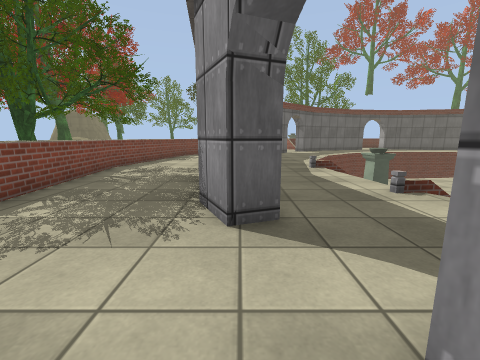
View 1 (above)

24 first-person views from a walk through a Unity game level. The camera is 1.2 m above the floor, tilts 10° down and sees 90° across. The floor is counted in squares, 1 m on a side. Each view is taken from the middle of a square. On the plan, view 1 faces up. The plan holds only what a view shows up to about 12 squares ahead; the rest is blank. The place goes on beyond the plan. The player is left out. Some surface patterns are stand-ins.

View 2
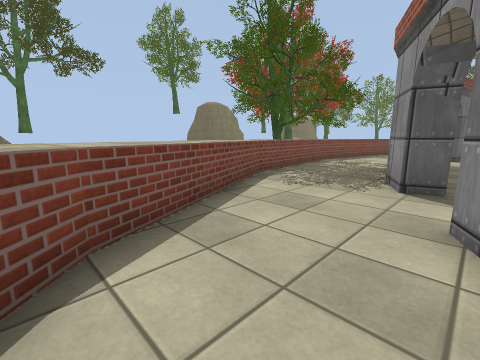

View 3
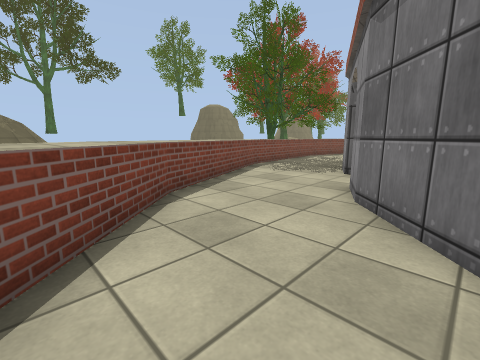

View 4
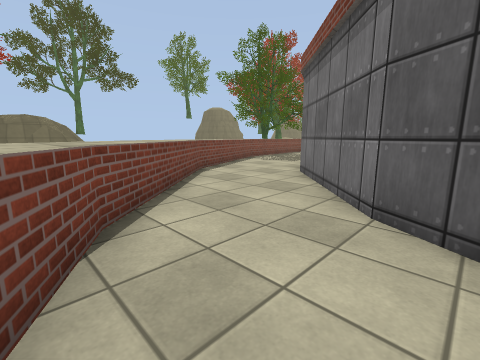

View 5
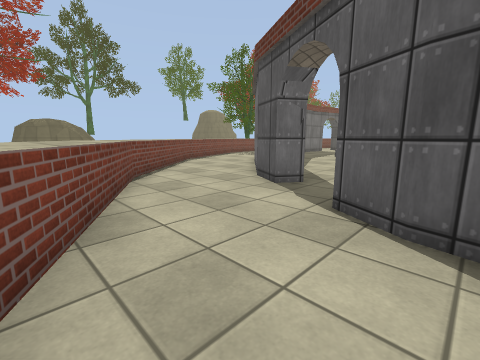

View 6
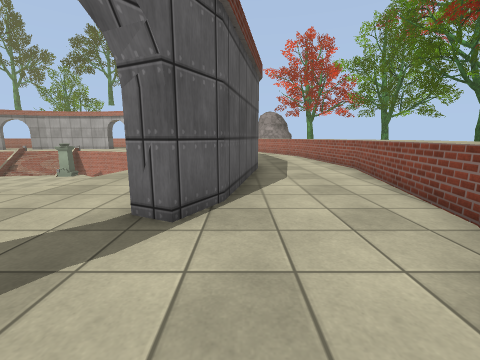

View 7
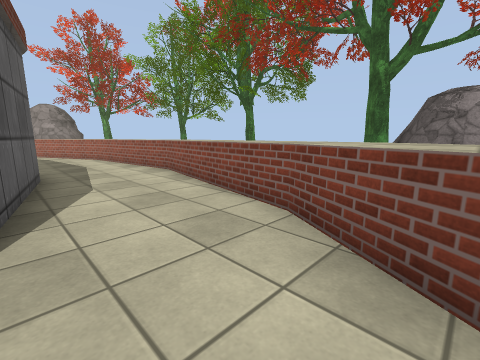

View 8
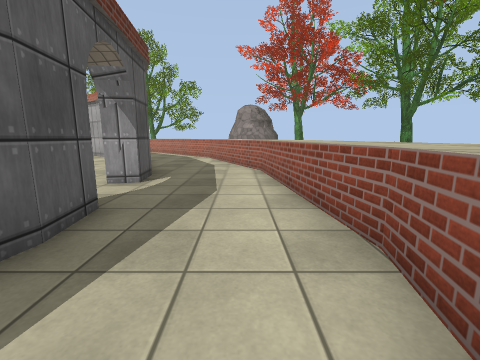

View 9
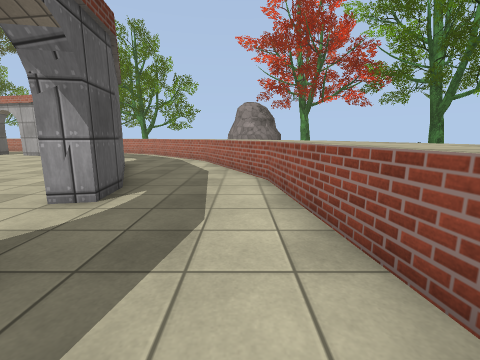

View 10
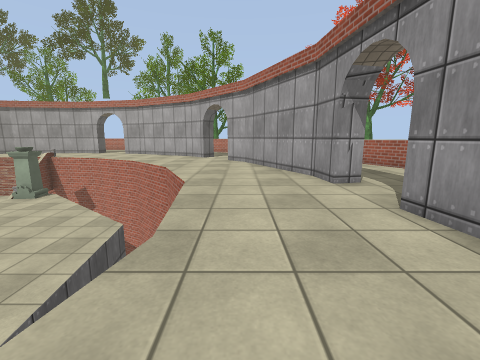

View 11
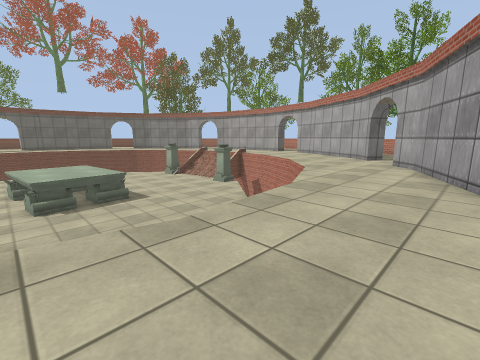

View 12
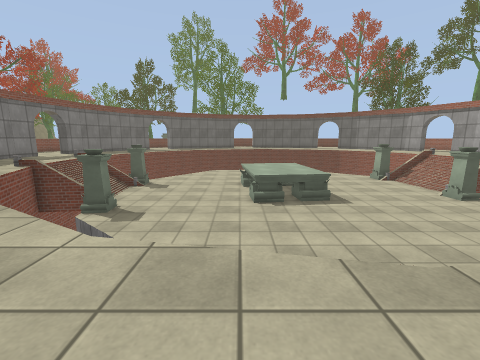

View 13
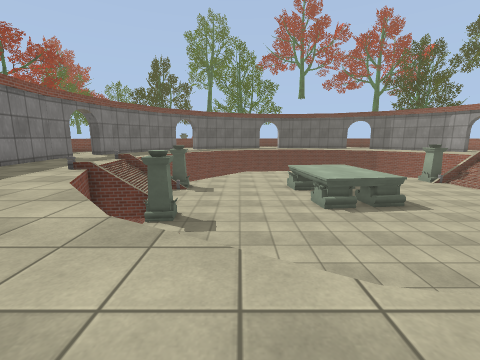

View 14
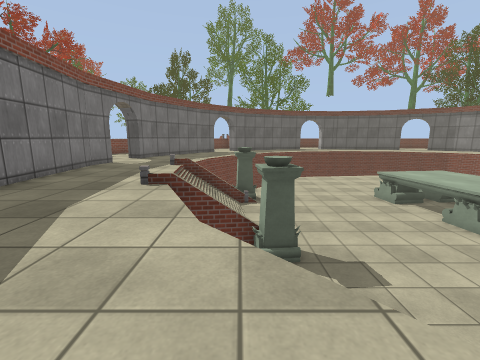

View 15
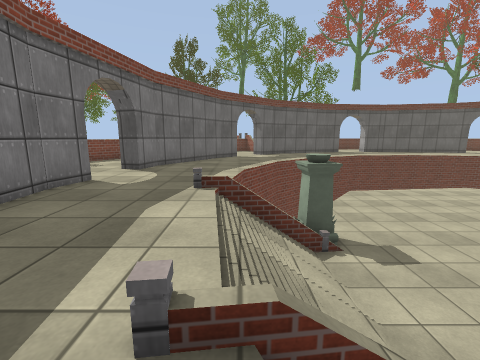

View 16
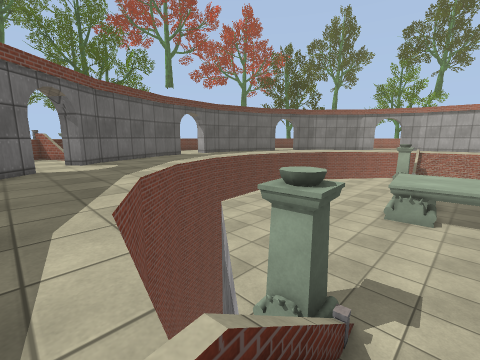

View 17
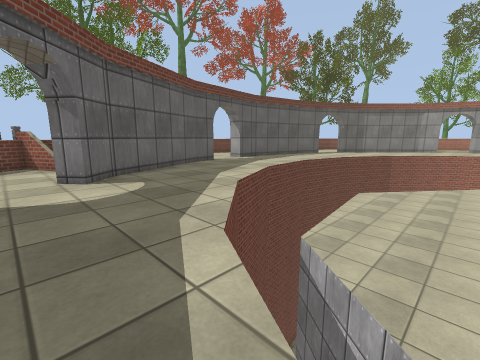

View 18
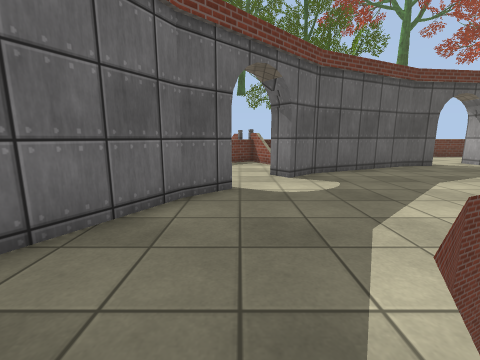

View 19
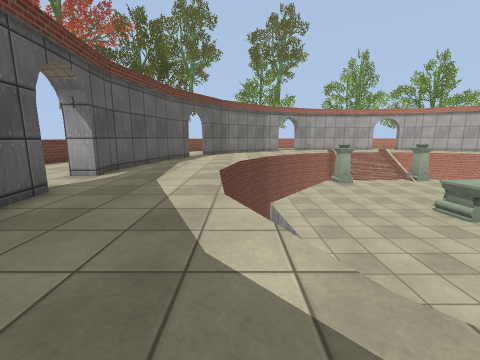

View 20
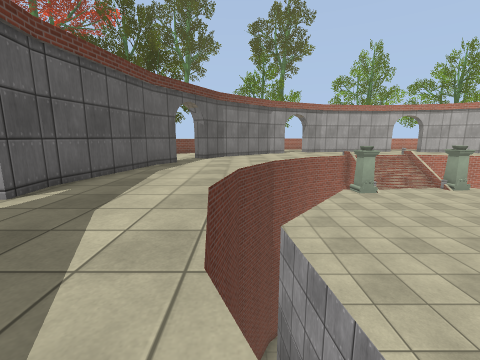

View 21
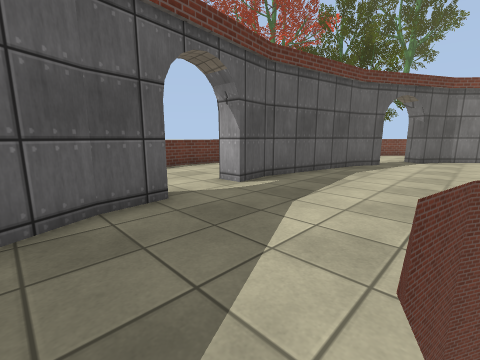

View 22
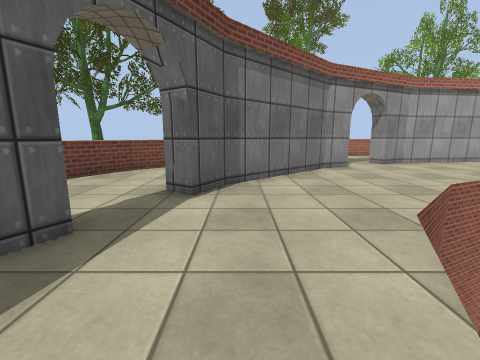

View 23
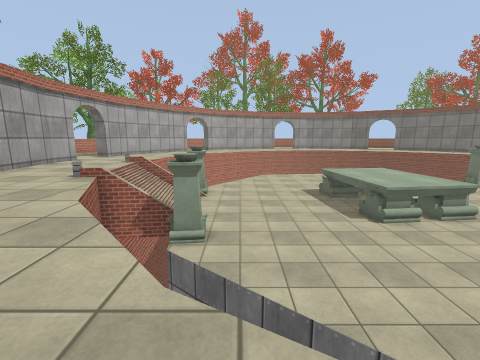

View 24
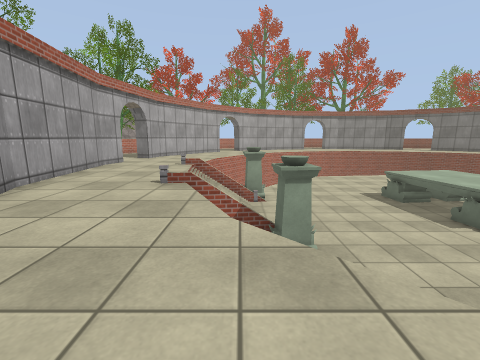

### Floor plan
Key: @ floor where view 1 was taken; # wall or solid block; x gap in a wall; . main floor; : floor 1 m higher than the main floor; - floor 1.75 m lower than the main floor; / step, stairs or slope; = window, fence, low wall or low ledge; ^ raised ledge; v drop or lower ground; T tree; O other object.
Columns run from 4 left of view 1 to 31 right of it. Each row starts with its distance up from view 1.
 29                    =.==
 28                   .....
 27                   ....
 26         ==       ....        .=
 25         .=     ##..#####    ....=
 24         ..   ###.......####......
 23         ..####.................
 22         .##.................##
 21         .....................##
 20        #.......vvv   vvv......##
 19       ##.....vv       v vv.....##
 18       #.....v vvvvv----v  v.....##
 17      ##....v  v---------vv v.....#
 16  ..  #....v  v------------v v......
 15  .. ##....  v--------------v v......
 14   ..#....v v----------------v ....##
 13   ......v v-----------------#vv....#
 12 ........v v-----------------///....#
 11 ........v #------^^^^^-------///...#
 10 T..#.../vv#------^^^^^-------///...#
  9 ...#....///-------^^^^-------///...#
  8 ...#....///-------^^^^------/=v/...#
  7 ...##...///-------^^^^------##  ...#
  6 ... #...////------^^---------v
  5 ...##.../vv#----------------v
  4 ....#....v -----------------
  3 =........v vv--------------
  2 =.........v  v------------v
  1 #=...#.....v    ---------v vv..
  0 #=..@##.....v     ----vvv vv...
 -1  ##...## ....vv          v....
 -2   =....##......vv      v.......
 -3   #=....##.........v...........
 -4   ###....##.................##
 -5     ##.........  .........###..
 -6      ##......##  .......###....
 -7       ##......#######..##......
 -8        #=#.....................
 -9          #=#................/==
-10            #=#............===
-11              #====x...====#:
-12                   OO=

Positions as (right, up) in squares from view 1, and headings:
1: (0, 0), facing up
2: (1, -3), facing up-left
3: (3, -5), facing up-left
4: (6, -8), facing up-left
5: (10, -10), facing up-left
6: (5, -7), facing right
7: (6, -7), facing down-right
8: (12, -10), facing right
9: (14, -10), facing right
10: (12, -4), facing right
11: (13, -6), facing up-right
12: (13, -5), facing up
13: (10, -4), facing up
14: (6, -1), facing up
15: (4, 4), facing up
16: (3, 9), facing up-right
17: (4, 14), facing up-right
18: (4, 14), facing up
19: (7, 20), facing right
20: (10, 20), facing right
21: (10, 20), facing up-right
22: (19, 21), facing right
23: (22, 20), facing down
24: (25, 19), facing down
